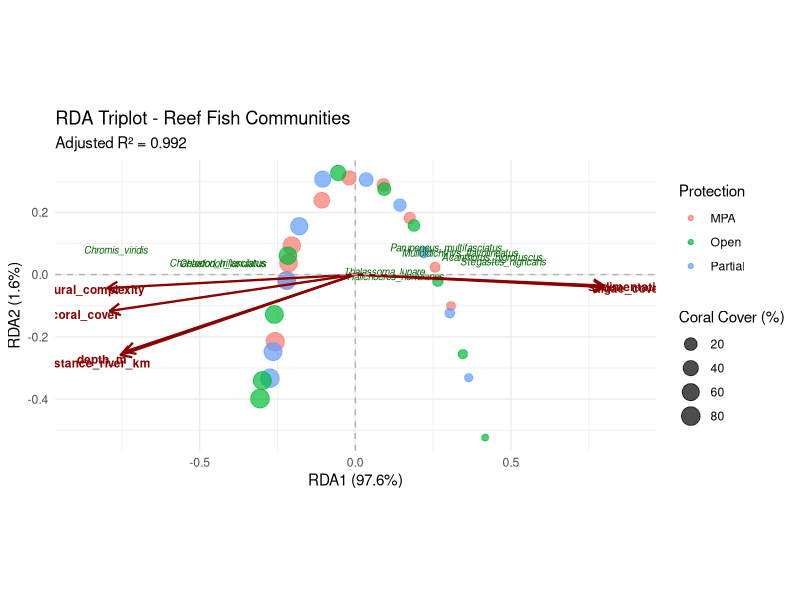
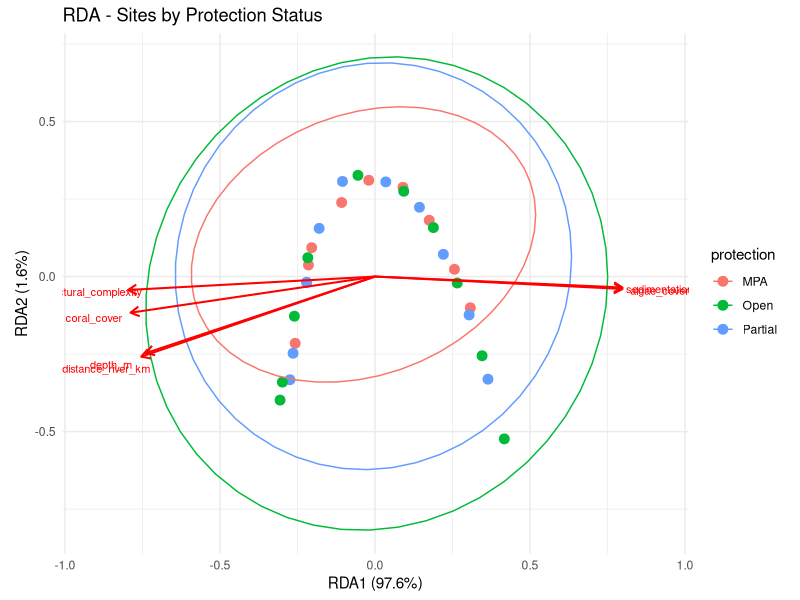
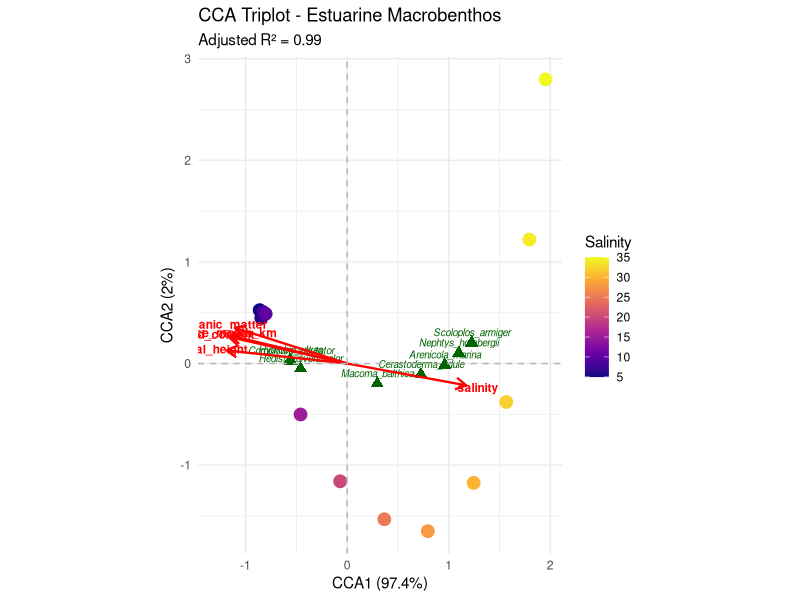
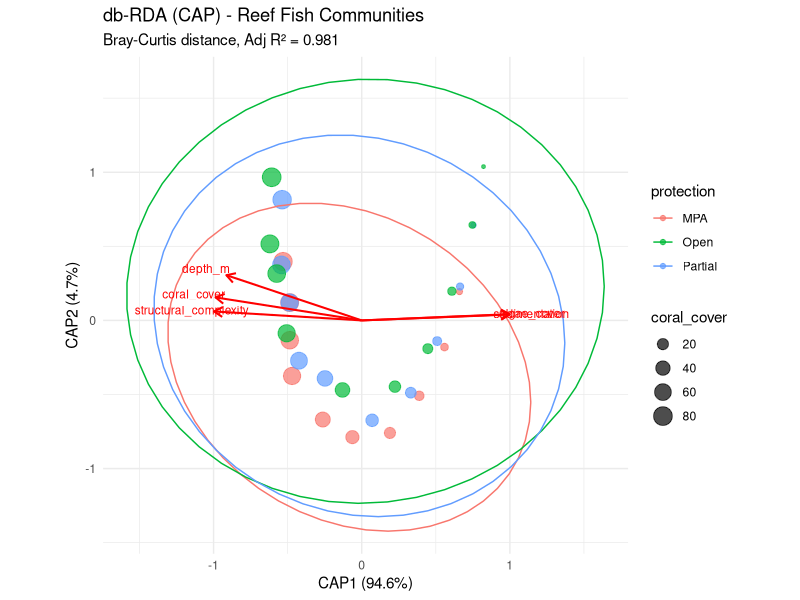
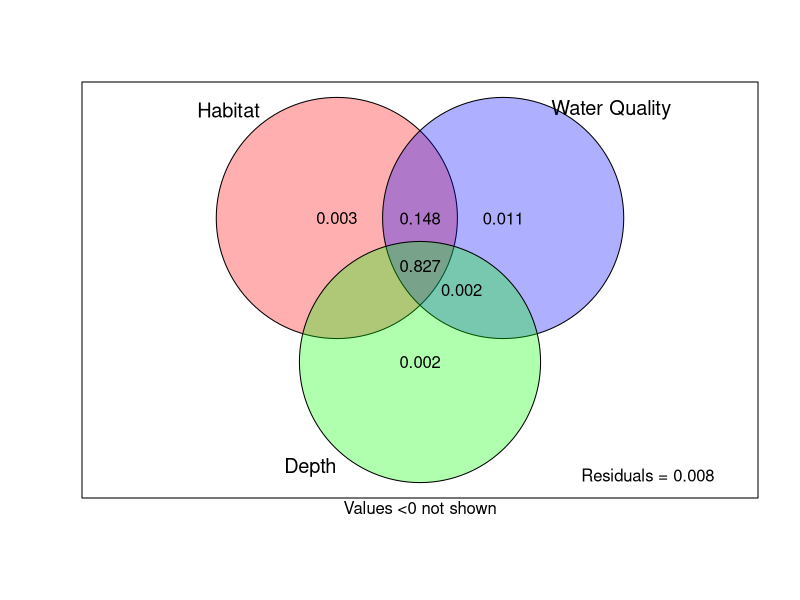

Recreate these plots in R, in order.
# ============================================
# DIRECT (CONSTRAINED) ORDINATION METHODS
# Comprehensive Guide for Marine Ecology
# ============================================

# Direct ordination CONSTRAINS the ordination axes to be
# linear combinations of environmental variables. This directly
# tests species-environment relationships.

# -----------------------------------------
# REQUIRED PACKAGES
# -----------------------------------------

# install.packages(c("vegan", "ggplot2", "ggrepel"))

library(vegan)
library(ggplot2)

# -----------------------------------------
# SAMPLE DATASETS
# -----------------------------------------

# Dataset 1: Reef Fish Assemblages
# Fish abundance at 30 reef sites with environmental data

set.seed(456)

reef_fish <- data.frame(
  # Coral-associated species
  Chaetodon_trifasciatus = c(18, 22, 20, 25, 15, 12, 8, 5, 3, 2,
                              24, 28, 22, 20, 18, 10, 6, 4, 2, 1,
                              26, 30, 25, 22, 16, 8, 5, 3, 1, 0),
  Chaetodon_lunulatus = c(15, 18, 16, 20, 12, 10, 6, 4, 2, 1,
                           20, 24, 18, 16, 14, 8, 5, 3, 1, 0,
                           22, 26, 20, 18, 12, 6, 4, 2, 1, 0),
  Chromis_viridis = c(85, 95, 90, 100, 70, 55, 40, 30, 20, 15,
                       100, 110, 95, 85, 75, 50, 35, 25, 15, 10,
                       105, 120, 100, 90, 65, 45, 30, 20, 10, 5),

  # Generalist species
  Thalassoma_lunare = c(25, 28, 26, 30, 28, 30, 32, 35, 38, 40,
                         30, 32, 28, 26, 28, 32, 36, 40, 42, 45,
                         28, 30, 27, 25, 30, 35, 38, 42, 45, 48),
  Halichoeres_hortulanus = c(18, 20, 19, 22, 20, 22, 25, 28, 30, 32,
                              22, 24, 20, 18, 20, 24, 28, 32, 35, 38,
                              20, 22, 18, 17, 22, 28, 32, 36, 40, 42),

  # Rubble/algae specialists
  Stegastes_nigricans = c(5, 6, 5, 4, 10, 15, 22, 30, 38, 45,
                           4, 5, 6, 8, 12, 20, 28, 35, 42, 50,
                           3, 4, 5, 7, 15, 25, 32, 40, 48, 55),
  Acanthurus_nigrofuscus = c(8, 10, 9, 8, 15, 20, 28, 35, 42, 50,
                              6, 8, 10, 12, 18, 25, 32, 40, 48, 55,
                              5, 7, 8, 10, 20, 30, 38, 45, 52, 60),

  # Sand/rubble species
  Parupeneus_multifasciatus = c(12, 10, 11, 8, 15, 18, 22, 25, 28, 30,
                                 8, 6, 10, 12, 16, 20, 25, 28, 32, 35,
                                 6, 5, 8, 10, 18, 24, 28, 32, 36, 40),
  Mulloidichthys_flavolineatus = c(10, 8, 9, 6, 12, 16, 20, 24, 28, 32,
                                    6, 5, 8, 10, 14, 18, 24, 28, 32, 36,
                                    5, 4, 6, 8, 16, 22, 28, 32, 38, 42)
)

rownames(reef_fish) <- paste0("Reef_", sprintf("%02d", 1:30))

# Environmental data
reef_env <- data.frame(
  site = paste0("Reef_", sprintf("%02d", 1:30)),
  coral_cover = c(65, 72, 68, 75, 45, 32, 20, 12, 6, 3,
                  70, 78, 66, 62, 50, 28, 18, 10, 5, 2,
                  72, 80, 70, 65, 42, 22, 14, 8, 4, 1),
  structural_complexity = c(4.2, 4.5, 4.3, 4.8, 3.5, 2.8, 2.2, 1.5, 1.0, 0.8,
                            4.4, 4.8, 4.2, 4.0, 3.6, 2.5, 1.8, 1.2, 0.9, 0.6,
                            4.5, 5.0, 4.4, 4.2, 3.2, 2.0, 1.4, 1.0, 0.7, 0.5),
  algae_cover = c(8, 6, 7, 5, 18, 28, 38, 48, 58, 65,
                  6, 4, 8, 10, 20, 32, 42, 52, 60, 68,
                  5, 3, 6, 8, 22, 38, 48, 56, 64, 72),
  depth_m = c(8, 10, 9, 12, 8, 6, 5, 4, 3, 2,
              12, 15, 10, 8, 7, 5, 4, 3, 2, 2,
              15, 18, 12, 10, 6, 4, 3, 3, 2, 1),
  sedimentation = c(1.2, 1.0, 1.1, 0.8, 2.5, 3.5, 4.5, 5.5, 6.5, 7.5,
                    1.0, 0.8, 1.2, 1.5, 2.8, 4.0, 5.0, 6.0, 7.0, 8.0,
                    0.9, 0.6, 1.0, 1.2, 3.2, 4.5, 5.5, 6.5, 7.5, 8.5),
  distance_river_km = c(15, 18, 16, 20, 10, 6, 4, 2.5, 1.5, 0.8,
                        18, 22, 15, 12, 8, 5, 3, 2, 1.2, 0.5,
                        20, 25, 18, 14, 7, 4, 2.5, 1.5, 1.0, 0.3),
  protection = factor(c(rep("MPA", 10), rep("Partial", 10), rep("Open", 10)))
)

# Dataset 2: Estuarine Macrobenthos
macrobenthos <- data.frame(
  Hediste_diversicolor = c(45, 52, 48, 55, 35, 28, 20, 15, 8, 5, 2, 0),
  Corophium_volutator = c(120, 135, 125, 140, 85, 60, 40, 25, 12, 5, 2, 0),
  Hydrobia_ulvae = c(250, 280, 260, 290, 180, 120, 80, 50, 25, 10, 3, 0),
  Macoma_balthica = c(35, 40, 38, 42, 45, 48, 50, 52, 48, 42, 35, 28),
  Cerastoderma_edule = c(15, 18, 16, 20, 28, 35, 42, 48, 52, 55, 50, 45),
  Arenicola_marina = c(5, 8, 6, 10, 18, 25, 32, 38, 42, 45, 48, 50),
  Nephtys_hombergii = c(3, 5, 4, 6, 12, 18, 25, 32, 38, 42, 48, 52),
  Scoloplos_armiger = c(2, 3, 2, 4, 8, 15, 22, 30, 38, 45, 52, 58)
)
rownames(macrobenthos) <- paste0("Est_", sprintf("%02d", 1:12))

estuary_env <- data.frame(
  station = paste0("Est_", sprintf("%02d", 1:12)),
  salinity = c(5, 8, 6, 10, 15, 20, 25, 28, 30, 32, 34, 35),
  organic_matter = c(12, 10, 11, 9, 6, 4.5, 3.5, 2.8, 2.2, 1.8, 1.5, 1.2),
  mud_content = c(85, 80, 82, 78, 60, 45, 35, 28, 22, 18, 15, 12),
  distance_mouth_km = c(25, 22, 24, 20, 15, 11, 8, 6, 4, 3, 2, 1),
  tidal_height = c(3.2, 3.0, 3.1, 2.8, 2.4, 2.0, 1.6, 1.3, 1.0, 0.8, 0.6, 0.4)
)


# =========================================
# PART 1: UNDERSTANDING CONSTRAINED ORDINATION
# =========================================

cat("
=========================================
CONSTRAINED vs UNCONSTRAINED ORDINATION
=========================================

UNCONSTRAINED (Indirect):
- Ordination axes capture MAXIMUM variance in species data
- Environmental interpretation comes AFTER
- Examples: PCA, CA, NMDS, PCoA

CONSTRAINED (Direct):
- Ordination axes are LINEAR COMBINATIONS of environmental variables
- Directly models species-environment relationships
- Only explains variance RELATED to your predictors
- Examples: RDA, CCA, db-RDA, CAP

KEY CONCEPTS:

1. TOTAL VARIANCE = Constrained + Unconstrained
   - Constrained: Explained by environmental variables
   - Unconstrained (Residual): Not explained

2. INERTIA
   - Total variation in species data
   - Partitioned into constrained/unconstrained

3. ADJUSTED R²
   - Proportion of variance explained
   - Adjusted for number of predictors

WHEN TO USE CONSTRAINED ORDINATION:
- You have environmental predictors
- You want to test species-environment relationships
- You want to partition variance among variable groups
=========================================
")


# =========================================
# PART 2: RDA - Redundancy Analysis
# =========================================

cat("
=========================================
RDA - REDUNDANCY ANALYSIS
=========================================

WHAT IT IS:
- Constrained version of PCA
- 'PCA of fitted values from multiple regression'
- Assumes LINEAR species-environment relationships

WHEN TO USE:
- Short ecological gradients (< 2 SD)
- Environmental data as predictors
- Transformed community data (Hellinger recommended)

KEY OUTPUTS:
- Constrained axes (RDA1, RDA2, ...)
- Unconstrained axes (PC1, PC2, ...)
- Variable loadings (biplot arrows)
- Species scores
- Explained variance

INTERPRETATION:
- Arrows point in direction of increasing values
- Arrow length = correlation strength
- Angle between arrows = correlation between variables
- Species near arrow tip = positive association
=========================================
")

# -----------------------------------------
# RDA Analysis - Reef Fish Example
# -----------------------------------------

# Step 1: Transform community data (Hellinger transformation)
reef_fish_hell <- decostand(reef_fish, method = "hellinger")

# Step 2: Prepare environmental matrix (numeric variables only)
env_matrix <- reef_env[, c("coral_cover", "structural_complexity",
                            "algae_cover", "depth_m", "sedimentation",
                            "distance_river_km")]

# Step 3: Check for collinearity
print("Correlation matrix of environmental variables:")
print(round(cor(env_matrix), 2))

# VIF (Variance Inflation Factor) check
# VIF > 10 indicates problematic collinearity

# Step 4: Perform RDA
rda_full <- rda(reef_fish_hell ~ coral_cover + structural_complexity +
                  algae_cover + depth_m + sedimentation + distance_river_km,
                data = reef_env)

# Check VIF
print("Variance Inflation Factors:")
print(vif.cca(rda_full))
# If VIF > 10, remove that variable

# Step 5: Examine RDA results
print(rda_full)
summary(rda_full)

# -----------------------------------------
# RDA Variance Explained
# -----------------------------------------

# Total, constrained, and unconstrained variance
rda_summary <- summary(rda_full)

total_var <- rda_full$tot.chi
constrained_var <- rda_full$CCA$tot.chi
unconstrained_var <- rda_full$CA$tot.chi

cat("\n=== VARIANCE PARTITIONING ===\n")
cat("Total inertia:", round(total_var, 4), "\n")
cat("Constrained:", round(constrained_var, 4),
    "(", round(constrained_var/total_var * 100, 1), "%)\n")
cat("Unconstrained:", round(unconstrained_var, 4),
    "(", round(unconstrained_var/total_var * 100, 1), "%)\n")

# Adjusted R-squared (more reliable)
r2_adj <- RsquareAdj(rda_full)
cat("\nR² =", round(r2_adj$r.squared, 3), "\n")
cat("Adjusted R² =", round(r2_adj$adj.r.squared, 3), "\n")

# Variance explained by each axis
rda_eig <- rda_full$CCA$eig
rda_var_axis <- rda_eig / total_var * 100

print("\nVariance explained by constrained axes:")
print(data.frame(
  Axis = paste0("RDA", 1:length(rda_eig)),
  Eigenvalue = round(rda_eig, 4),
  Variance_Pct = round(rda_var_axis, 2),
  Cumulative = round(cumsum(rda_var_axis), 2)
))

# -----------------------------------------
# RDA Significance Testing
# -----------------------------------------

# Test overall RDA significance
anova_rda <- anova(rda_full, permutations = 999)
print("Overall RDA significance:")
print(anova_rda)

# Test significance of each axis
anova_axis <- anova(rda_full, by = "axis", permutations = 999)
print("Significance of each axis:")
print(anova_axis)

# Test significance of each variable (Type III)
anova_terms <- anova(rda_full, by = "terms", permutations = 999)
print("Significance of each environmental variable:")
print(anova_terms)

# Marginal effects (Type I - sequential)
anova_margin <- anova(rda_full, by = "margin", permutations = 999)
print("Marginal effects:")
print(anova_margin)

# -----------------------------------------
# RDA Visualization with ggplot2
# -----------------------------------------

# Extract scores
# Scaling 1: Site-focused (distances among sites preserved)
# Scaling 2: Species-focused (species relationships preserved)

# Using Scaling 2 (species-focused, symmetric)
rda_sites <- as.data.frame(scores(rda_full, display = "sites", scaling = 2))
rda_species <- as.data.frame(scores(rda_full, display = "species", scaling = 2))
rda_biplot <- as.data.frame(scores(rda_full, display = "bp", scaling = 2))

rda_sites$site <- rownames(rda_sites)
rda_sites$protection <- reef_env$protection
rda_sites$coral_cover <- reef_env$coral_cover

rda_species$species <- rownames(rda_species)
rda_biplot$variable <- rownames(rda_biplot)

# Calculate arrow scaling factor
arrow_scale <- 0.8

# Create RDA triplot
rda_plot <- ggplot() +
  # Site points
  geom_point(data = rda_sites,
             aes(x = RDA1, y = RDA2, color = protection, size = coral_cover),
             alpha = 0.7) +
  scale_size_continuous(range = c(2, 6)) +

  # Species labels
  geom_text(data = rda_species,
            aes(x = RDA1, y = RDA2, label = species),
            size = 2.5, color = "darkgreen", fontface = "italic") +

  # Environmental arrows
  geom_segment(data = rda_biplot,
               aes(x = 0, y = 0, xend = RDA1 * arrow_scale, yend = RDA2 * arrow_scale),
               arrow = arrow(length = unit(0.3, "cm")),
               color = "darkred", linewidth = 0.8) +
  geom_text(data = rda_biplot,
            aes(x = RDA1 * arrow_scale * 1.1, y = RDA2 * arrow_scale * 1.1,
                label = variable),
            color = "darkred", size = 3, fontface = "bold") +

  # Labels
  labs(
    title = "RDA Triplot - Reef Fish Communities",
    subtitle = paste("Adjusted R² =", round(r2_adj$adj.r.squared, 3)),
    x = paste0("RDA1 (", round(rda_var_axis[1], 1), "%)"),
    y = paste0("RDA2 (", round(rda_var_axis[2], 1), "%)"),
    color = "Protection",
    size = "Coral Cover (%)"
  ) +
  theme_minimal() +
  coord_fixed() +
  geom_hline(yintercept = 0, linetype = "dashed", color = "gray70") +
  geom_vline(xintercept = 0, linetype = "dashed", color = "gray70")

print(rda_plot)

# Alternative: Site scores only with ellipses
rda_site_plot <- ggplot(rda_sites, aes(x = RDA1, y = RDA2)) +
  geom_point(aes(color = protection), size = 3) +
  stat_ellipse(aes(color = protection), level = 0.95) +
  # Add environmental arrows
  geom_segment(data = rda_biplot,
               aes(x = 0, y = 0, xend = RDA1 * arrow_scale, yend = RDA2 * arrow_scale),
               arrow = arrow(length = unit(0.25, "cm")),
               color = "red", linewidth = 0.7) +
  geom_text(data = rda_biplot,
            aes(x = RDA1 * arrow_scale * 1.15, y = RDA2 * arrow_scale * 1.15,
                label = variable),
            color = "red", size = 2.8) +
  labs(
    title = "RDA - Sites by Protection Status",
    x = paste0("RDA1 (", round(rda_var_axis[1], 1), "%)"),
    y = paste0("RDA2 (", round(rda_var_axis[2], 1), "%)")
  ) +
  theme_minimal() +
  coord_fixed()

print(rda_site_plot)

# -----------------------------------------
# RDA Model Selection
# -----------------------------------------

# Forward selection of variables
rda_null <- rda(reef_fish_hell ~ 1, data = reef_env)
rda_forward <- ordistep(rda_null,
                         scope = formula(rda_full),
                         direction = "forward",
                         permutations = 999)

print("Forward-selected RDA model:")
print(rda_forward)

# Compare models with AIC (using capscale for AIC)
# anova(rda_forward, rda_full, permutations = 999)


# =========================================
# PART 3: CCA - Canonical Correspondence Analysis
# =========================================

cat("
=========================================
CCA - CANONICAL CORRESPONDENCE ANALYSIS
=========================================

WHAT IT IS:
- Constrained version of CA
- Assumes UNIMODAL species-environment relationships
- Species have optimal environmental conditions

WHEN TO USE:
- Long ecological gradients (> 4 SD)
- Count/abundance data
- Species turnover along gradients

DIFFERENCE FROM RDA:
- RDA: Linear responses (short gradients)
- CCA: Unimodal responses (long gradients)
- CCA uses chi-square distances

KEY OUTPUTS:
- Same structure as RDA
- Species optima along environmental gradients
- Site scores as weighted averages
=========================================
")

# -----------------------------------------
# CCA Analysis - Estuarine Macrobenthos
# -----------------------------------------

# CCA with raw abundance data (no transformation needed)
cca_result <- cca(macrobenthos ~ salinity + organic_matter + mud_content +
                    distance_mouth_km + tidal_height,
                  data = estuary_env)

# Summary
print(cca_result)

# Variance explained
cca_total <- cca_result$tot.chi
cca_constrained <- cca_result$CCA$tot.chi
cca_r2 <- RsquareAdj(cca_result)

cat("\n=== CCA VARIANCE ===\n")
cat("Total inertia:", round(cca_total, 4), "\n")
cat("Constrained:", round(cca_constrained, 4),
    "(", round(cca_constrained/cca_total * 100, 1), "%)\n")
cat("Adjusted R²:", round(cca_r2$adj.r.squared, 3), "\n")

# Eigenvalues per axis
cca_eig <- cca_result$CCA$eig
cca_var_axis <- cca_eig / cca_total * 100

# Significance tests
anova(cca_result, permutations = 999)
anova(cca_result, by = "terms", permutations = 999)

# -----------------------------------------
# CCA Visualization
# -----------------------------------------

# Extract scores
cca_sites <- as.data.frame(scores(cca_result, display = "sites", scaling = 2))
cca_species <- as.data.frame(scores(cca_result, display = "species", scaling = 2))
cca_biplot <- as.data.frame(scores(cca_result, display = "bp", scaling = 2))

cca_sites$station <- estuary_env$station
cca_sites$salinity <- estuary_env$salinity
cca_species$species <- rownames(cca_species)
cca_biplot$variable <- rownames(cca_biplot)

# CCA triplot
cca_arrow_scale <- 1.2

cca_plot <- ggplot() +
  # Sites colored by salinity gradient
  geom_point(data = cca_sites,
             aes(x = CCA1, y = CCA2, color = salinity),
             size = 4) +
  scale_color_viridis_c(option = "plasma") +

  # Species as triangles with labels
  geom_point(data = cca_species,
             aes(x = CCA1, y = CCA2),
             shape = 17, size = 3, color = "darkgreen") +
  geom_text(data = cca_species,
            aes(x = CCA1, y = CCA2, label = species),
            size = 2.5, vjust = -0.8, color = "darkgreen", fontface = "italic") +

  # Environmental arrows
  geom_segment(data = cca_biplot,
               aes(x = 0, y = 0, xend = CCA1 * cca_arrow_scale, yend = CCA2 * cca_arrow_scale),
               arrow = arrow(length = unit(0.3, "cm")),
               color = "red", linewidth = 0.8) +
  geom_text(data = cca_biplot,
            aes(x = CCA1 * cca_arrow_scale * 1.1, y = CCA2 * cca_arrow_scale * 1.1,
                label = variable),
            color = "red", size = 3, fontface = "bold") +

  labs(
    title = "CCA Triplot - Estuarine Macrobenthos",
    subtitle = paste("Adjusted R² =", round(cca_r2$adj.r.squared, 3)),
    x = paste0("CCA1 (", round(cca_var_axis[1], 1), "%)"),
    y = paste0("CCA2 (", round(cca_var_axis[2], 1), "%)"),
    color = "Salinity"
  ) +
  theme_minimal() +
  coord_fixed() +
  geom_hline(yintercept = 0, linetype = "dashed", color = "gray70") +
  geom_vline(xintercept = 0, linetype = "dashed", color = "gray70")

print(cca_plot)


# =========================================
# PART 4: db-RDA - Distance-based RDA
# =========================================

cat("
=========================================
db-RDA - DISTANCE-BASED RDA
=========================================

WHAT IT IS:
- RDA performed on principal coordinates
- Allows ANY distance measure
- Also called CAP (Canonical Analysis of Principal coordinates)

WHEN TO USE:
- When Bray-Curtis (or other) distance is preferred
- Community data that doesn't fit RDA/CCA assumptions
- More flexible than standard RDA

FUNCTION:
- capscale() in vegan (same syntax as rda/cca)
- dbrda() is an alias

ADVANTAGES:
- Use any ecologically meaningful distance
- Combines flexibility of NMDS with inference of RDA
=========================================
")

# -----------------------------------------
# db-RDA Analysis
# -----------------------------------------

# db-RDA with Bray-Curtis distance
dbrda_result <- capscale(reef_fish ~ coral_cover + structural_complexity +
                           algae_cover + depth_m + sedimentation,
                         data = reef_env,
                         distance = "bray")

# Alternative syntax using dbrda()
# dbrda_result <- dbrda(reef_fish ~ coral_cover + structural_complexity +
#                        algae_cover + depth_m + sedimentation,
#                       data = reef_env, distance = "bray")

print(dbrda_result)

# Variance explained
dbrda_r2 <- RsquareAdj(dbrda_result)
cat("\ndb-RDA Adjusted R²:", round(dbrda_r2$adj.r.squared, 3), "\n")

# Significance tests
anova(dbrda_result, permutations = 999)
anova(dbrda_result, by = "terms", permutations = 999)

# -----------------------------------------
# db-RDA Visualization
# -----------------------------------------

dbrda_sites <- as.data.frame(scores(dbrda_result, display = "sites"))
dbrda_biplot <- as.data.frame(scores(dbrda_result, display = "bp"))

dbrda_sites$protection <- reef_env$protection
dbrda_sites$coral_cover <- reef_env$coral_cover
dbrda_biplot$variable <- rownames(dbrda_biplot)

dbrda_eig <- dbrda_result$CCA$eig
dbrda_var <- dbrda_eig / sum(dbrda_eig) * 100

dbrda_plot <- ggplot() +
  geom_point(data = dbrda_sites,
             aes(x = CAP1, y = CAP2, color = protection, size = coral_cover),
             alpha = 0.7) +
  stat_ellipse(data = dbrda_sites,
               aes(x = CAP1, y = CAP2, color = protection),
               level = 0.95) +
  geom_segment(data = dbrda_biplot,
               aes(x = 0, y = 0, xend = CAP1, yend = CAP2),
               arrow = arrow(length = unit(0.25, "cm")),
               color = "red", linewidth = 0.7) +
  geom_text(data = dbrda_biplot,
            aes(x = CAP1 * 1.15, y = CAP2 * 1.15, label = variable),
            color = "red", size = 3) +
  labs(
    title = "db-RDA (CAP) - Reef Fish Communities",
    subtitle = paste("Bray-Curtis distance, Adj R² =", round(dbrda_r2$adj.r.squared, 3)),
    x = paste0("CAP1 (", round(dbrda_var[1], 1), "%)"),
    y = paste0("CAP2 (", round(dbrda_var[2], 1), "%)")
  ) +
  theme_minimal() +
  coord_fixed()

print(dbrda_plot)


# =========================================
# PART 5: PARTIAL ORDINATION
# =========================================

cat("
=========================================
PARTIAL ORDINATION
=========================================

WHAT IT IS:
- Remove effect of 'conditioning' (nuisance) variables
- Analyze remaining variation with other predictors
- Similar to partial regression

USES:
- Control for spatial autocorrelation
- Remove effect of depth when testing other factors
- Account for sampling design (blocks)

SYNTAX:
rda(Y ~ X | Z)    # X = predictors, Z = conditioning
cca(Y ~ X | Z)
capscale(Y ~ X | Z, distance = 'bray')
=========================================
")

# -----------------------------------------
# Partial RDA Example
# -----------------------------------------

# Control for depth effect, then test other variables
partial_rda <- rda(reef_fish_hell ~ coral_cover + algae_cover + sedimentation |
                     depth_m,
                   data = reef_env)

print(partial_rda)
print(RsquareAdj(partial_rda))

anova(partial_rda, permutations = 999)

# Compare with full model
cat("\nFull model R²:", round(RsquareAdj(rda_full)$adj.r.squared, 3), "\n")
cat("Partial model R² (after removing depth):",
    round(RsquareAdj(partial_rda)$adj.r.squared, 3), "\n")


# =========================================
# PART 6: VARIANCE PARTITIONING
# =========================================

cat("
=========================================
VARIANCE PARTITIONING
=========================================

WHAT IT IS:
- Partition community variation among variable groups
- Identify unique vs shared contributions
- Based on partial RDA/CCA

OUTPUT:
- [a] = Unique contribution of group 1
- [b] = Shared contribution
- [c] = Unique contribution of group 2
- [d] = Unexplained (residual)

IMPORTANT:
- Shared fractions can be NEGATIVE
- Negative values indicate suppression effects
- Use adjusted R² for unbiased estimates
=========================================
")

# -----------------------------------------
# Variance Partitioning Example
# -----------------------------------------

# Group 1: Habitat structure (coral, complexity)
# Group 2: Water quality (sedimentation, distance to river)
# Group 3: Physical (depth)

varpart_result <- varpart(reef_fish_hell,
                           ~ coral_cover + structural_complexity,  # Group 1: Habitat
                           ~ sedimentation + distance_river_km,    # Group 2: Water quality
                           ~ depth_m,                              # Group 3: Physical
                           data = reef_env)

print(varpart_result)

# Plot Venn diagram
plot(varpart_result,
     Xnames = c("Habitat", "Water Quality", "Depth"),
     bg = c("red", "blue", "green"),
     alpha = 80,
     digits = 2,
     main = "Variance Partitioning - Reef Fish Community")

# Test significance of each fraction
# Unique contribution of habitat
anova(rda(reef_fish_hell ~ coral_cover + structural_complexity +
            Condition(sedimentation + distance_river_km + depth_m),
          data = reef_env), permutations = 999)

# Unique contribution of water quality
anova(rda(reef_fish_hell ~ sedimentation + distance_river_km +
            Condition(coral_cover + structural_complexity + depth_m),
          data = reef_env), permutations = 999)


# =========================================
# PART 7: RDA vs CCA - WHEN TO USE WHICH
# =========================================

cat("
=========================================
RDA vs CCA COMPARISON
=========================================

CHECK GRADIENT LENGTH (using DCA):
dca <- decorana(community_data)
# Look at axis lengths

If DCA1 < 3 SD:  Use RDA (linear)
If DCA1 > 4 SD:  Use CCA (unimodal)
If 3-4 SD:       Either may work

ADDITIONAL CONSIDERATIONS:

Use RDA when:
- Short environmental gradients
- Species increase/decrease linearly
- Hellinger-transformed data
- Environmental data analysis

Use CCA when:
- Long environmental gradients
- Species show optima (bell curves)
- Raw count data
- Classical community gradients

Use db-RDA when:
- You prefer Bray-Curtis distance
- Neither RDA nor CCA assumptions fit
- Maximum flexibility needed
=========================================
")

# Check gradient length for reef fish data
dca_check <- decorana(reef_fish)
print("DCA Axis Lengths for Reef Fish:")
print(dca_check)
cat("DCA1 length:", round(dca_check$rproj[1], 2), "SD\n")
# This helps decide between RDA and CCA


# =========================================
# PART 8: COMPLETE WORKFLOW EXAMPLE
# =========================================

cat("
=========================================
COMPLETE CONSTRAINED ORDINATION WORKFLOW
=========================================

1. EXPLORE DATA
   - Check gradient length (DCA)
   - Examine correlations among predictors
   - Consider transformations

2. SELECT METHOD
   - Short gradient → RDA
   - Long gradient → CCA
   - Need specific distance → db-RDA

3. BUILD MODEL
   - Include relevant predictors
   - Check VIF for collinearity
   - Consider partial ordination

4. TEST SIGNIFICANCE
   - Overall model (anova)
   - Individual axes (by = 'axis')
   - Individual terms (by = 'terms')

5. MODEL SELECTION
   - Forward/backward selection
   - Compare adjusted R²

6. VISUALIZE
   - Create triplot (sites + species + environment)
   - Add grouping factors
   - Report variance explained

7. INTERPRET
   - Which variables are important?
   - How do species relate to environment?
   - What is explained vs unexplained?
=========================================
")


# =========================================
# SUMMARY: DIRECT ORDINATION REFERENCE
# =========================================

cat("
=========================================
QUICK REFERENCE - DIRECT ORDINATION
=========================================

RDA (Redundancy Analysis)
- Function: rda(Y ~ X, data)
- Response: Linear
- Use: Short gradients, Hellinger-transformed data
- Test: anova.cca()

CCA (Canonical Correspondence Analysis)
- Function: cca(Y ~ X, data)
- Response: Unimodal
- Use: Long gradients, count data
- Test: anova.cca()

db-RDA / CAP
- Function: capscale(Y ~ X, data, distance = 'bray')
- Response: Flexible
- Use: Any distance measure
- Test: anova.cca()

PARTIAL ORDINATION
- Syntax: rda(Y ~ X | Z)
- Z = conditioning variables
- Removes effect of Z before analyzing X

VARIANCE PARTITIONING
- Function: varpart(Y, X1, X2, X3, data)
- Shows unique and shared contributions
- Use adjusted R² values

KEY OUTPUTS:
- Eigenvalues (importance of axes)
- Adjusted R² (variance explained)
- Variable loadings (biplot arrows)
- Species scores (environmental preferences)
- Significance tests (permutation-based)
=========================================
")

# ============================================
# End of Direct Ordination Tutorial
# ============================================
